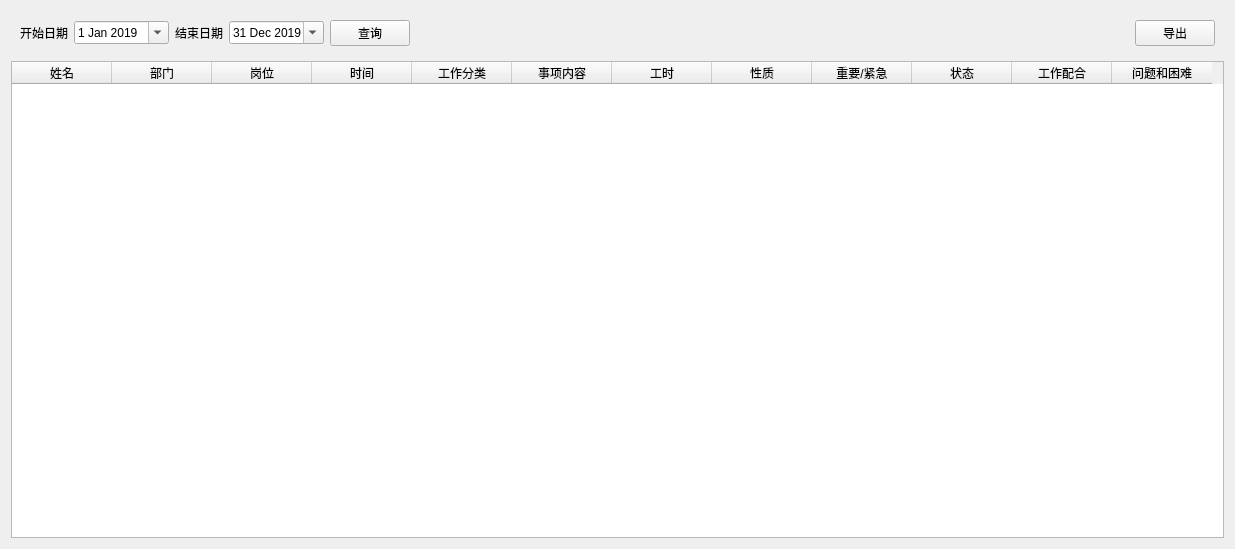
<?xml version="1.0" encoding="UTF-8"?>
<ui version="4.0">
 <class>Form</class>
 <widget class="QWidget" name="Form">
  <property name="geometry">
   <rect>
    <x>0</x>
    <y>0</y>
    <width>1235</width>
    <height>549</height>
   </rect>
  </property>
  <property name="windowTitle">
   <string>Form</string>
  </property>
  <layout class="QVBoxLayout" name="verticalLayout">
   <item>
    <widget class="QWidget" name="widget" native="true">
     <layout class="QHBoxLayout" name="horizontalLayout">
      <item>
       <widget class="QLabel" name="label">
        <property name="text">
         <string>开始日期</string>
        </property>
       </widget>
      </item>
      <item>
       <widget class="QDateEdit" name="dateEdit">
        <property name="calendarPopup">
         <bool>true</bool>
        </property>
        <property name="date">
         <date>
          <year>2019</year>
          <month>1</month>
          <day>1</day>
         </date>
        </property>
       </widget>
      </item>
      <item>
       <widget class="QLabel" name="label_2">
        <property name="text">
         <string>结束日期</string>
        </property>
       </widget>
      </item>
      <item>
       <widget class="QDateEdit" name="dateEdit_2">
        <property name="calendarPopup">
         <bool>true</bool>
        </property>
        <property name="date">
         <date>
          <year>2019</year>
          <month>12</month>
          <day>31</day>
         </date>
        </property>
       </widget>
      </item>
      <item>
       <widget class="QPushButton" name="pushButton_2">
        <property name="text">
         <string>查询</string>
        </property>
       </widget>
      </item>
      <item>
       <spacer name="horizontalSpacer">
        <property name="orientation">
         <enum>Qt::Horizontal</enum>
        </property>
        <property name="sizeHint" stdset="0">
         <size>
          <width>40</width>
          <height>20</height>
         </size>
        </property>
       </spacer>
      </item>
      <item>
       <widget class="QPushButton" name="pushButton">
        <property name="text">
         <string>导出</string>
        </property>
       </widget>
      </item>
     </layout>
    </widget>
   </item>
   <item>
    <widget class="QTableWidget" name="tableWidget">
     <property name="editTriggers">
      <set>QAbstractItemView::NoEditTriggers</set>
     </property>
     <property name="selectionBehavior">
      <enum>QAbstractItemView::SelectRows</enum>
     </property>
     <column>
      <property name="text">
       <string>姓名</string>
      </property>
     </column>
     <column>
      <property name="text">
       <string>部门</string>
      </property>
     </column>
     <column>
      <property name="text">
       <string>岗位</string>
      </property>
     </column>
     <column>
      <property name="text">
       <string>时间</string>
      </property>
     </column>
     <column>
      <property name="text">
       <string>工作分类</string>
      </property>
     </column>
     <column>
      <property name="text">
       <string>事项内容</string>
      </property>
     </column>
     <column>
      <property name="text">
       <string>工时</string>
      </property>
     </column>
     <column>
      <property name="text">
       <string>性质</string>
      </property>
     </column>
     <column>
      <property name="text">
       <string>重要/紧急</string>
      </property>
     </column>
     <column>
      <property name="text">
       <string>状态</string>
      </property>
     </column>
     <column>
      <property name="text">
       <string>工作配合</string>
      </property>
     </column>
     <column>
      <property name="text">
       <string>问题和困难</string>
      </property>
     </column>
    </widget>
   </item>
  </layout>
 </widget>
 <resources/>
 <connections>
  <connection>
   <sender>pushButton_2</sender>
   <signal>clicked()</signal>
   <receiver>Form</receiver>
   <slot>query_detail()</slot>
   <hints>
    <hint type="sourcelabel">
     <x>338</x>
     <y>29</y>
    </hint>
    <hint type="destinationlabel">
     <x>368</x>
     <y>-17</y>
    </hint>
   </hints>
  </connection>
  <connection>
   <sender>pushButton</sender>
   <signal>clicked()</signal>
   <receiver>Form</receiver>
   <slot>derived_table()</slot>
   <hints>
    <hint type="sourcelabel">
     <x>1156</x>
     <y>30</y>
    </hint>
    <hint type="destinationlabel">
     <x>957</x>
     <y>-40</y>
    </hint>
   </hints>
  </connection>
 </connections>
 <slots>
  <slot>query_detail()</slot>
  <slot>derived_table()</slot>
 </slots>
</ui>
